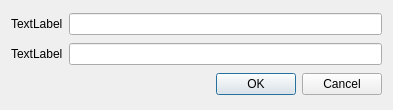
<?xml version="1.0" encoding="UTF-8"?>
<ui version="4.0">
 <class>AddDialog</class>
 <widget class="QDialog" name="AddDialog">
  <property name="geometry">
   <rect>
    <x>0</x>
    <y>0</y>
    <width>393</width>
    <height>110</height>
   </rect>
  </property>
  <property name="windowTitle">
   <string>Dialog</string>
  </property>
  <layout class="QVBoxLayout" name="verticalLayout">
   <item>
    <layout class="QHBoxLayout" name="horizontalLayout">
     <item>
      <widget class="QLabel" name="label">
       <property name="text">
        <string>TextLabel</string>
       </property>
      </widget>
     </item>
     <item>
      <widget class="QLineEdit" name="address">
       <property name="text">
        <string/>
       </property>
      </widget>
     </item>
    </layout>
   </item>
   <item>
    <layout class="QHBoxLayout" name="horizontalLayout_2">
     <item>
      <widget class="QLabel" name="label_2">
       <property name="text">
        <string>TextLabel</string>
       </property>
      </widget>
     </item>
     <item>
      <widget class="QLineEdit" name="protocol"/>
     </item>
    </layout>
   </item>
   <item>
    <widget class="QDialogButtonBox" name="buttonBox">
     <property name="orientation">
      <enum>Qt::Horizontal</enum>
     </property>
     <property name="standardButtons">
      <set>QDialogButtonBox::Cancel|QDialogButtonBox::Ok</set>
     </property>
    </widget>
   </item>
  </layout>
 </widget>
 <resources/>
 <connections>
  <connection>
   <sender>buttonBox</sender>
   <signal>accepted()</signal>
   <receiver>AddDialog</receiver>
   <slot>accept()</slot>
   <hints>
    <hint type="sourcelabel">
     <x>248</x>
     <y>254</y>
    </hint>
    <hint type="destinationlabel">
     <x>157</x>
     <y>274</y>
    </hint>
   </hints>
  </connection>
  <connection>
   <sender>buttonBox</sender>
   <signal>rejected()</signal>
   <receiver>AddDialog</receiver>
   <slot>reject()</slot>
   <hints>
    <hint type="sourcelabel">
     <x>316</x>
     <y>260</y>
    </hint>
    <hint type="destinationlabel">
     <x>286</x>
     <y>274</y>
    </hint>
   </hints>
  </connection>
 </connections>
</ui>
